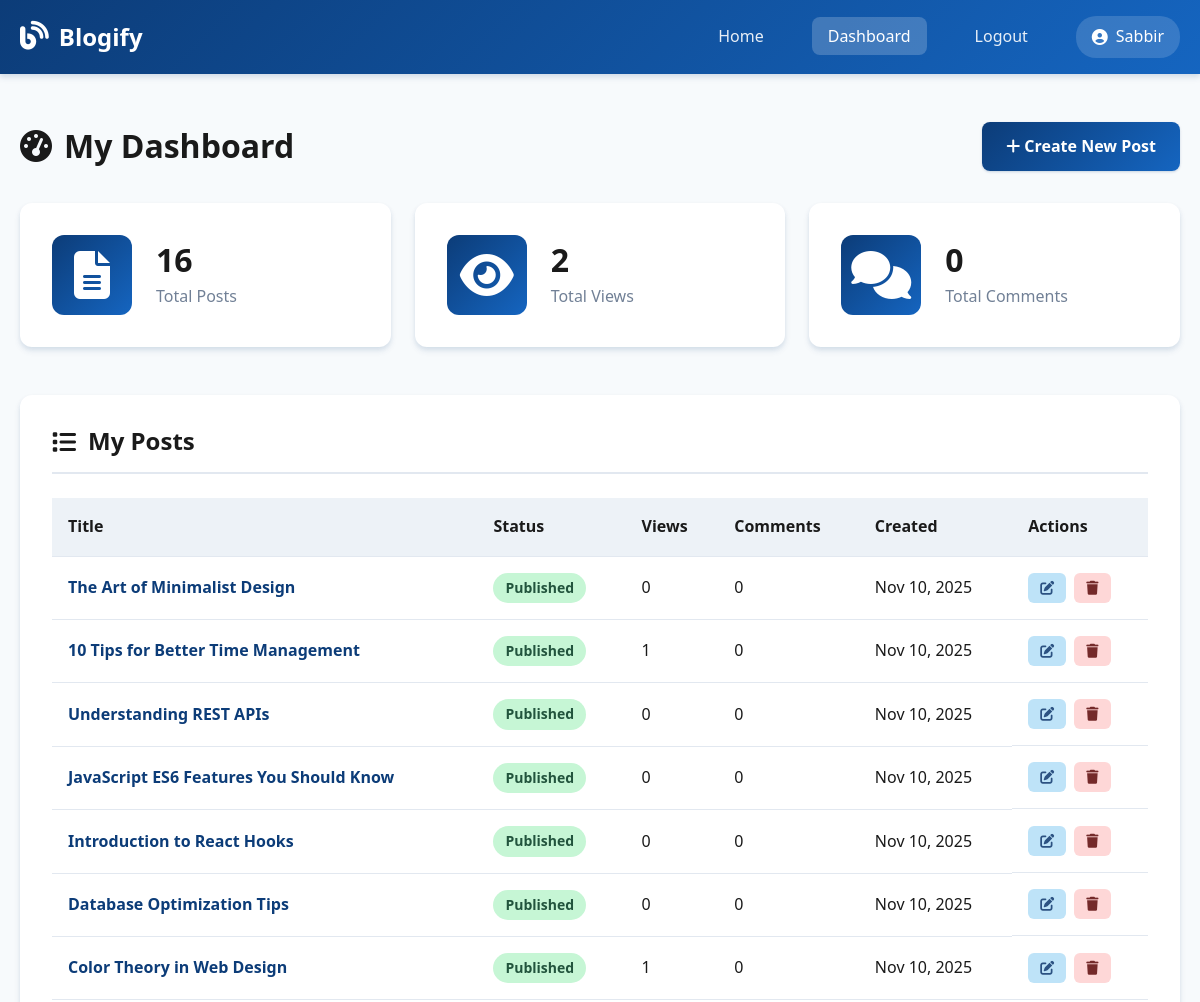
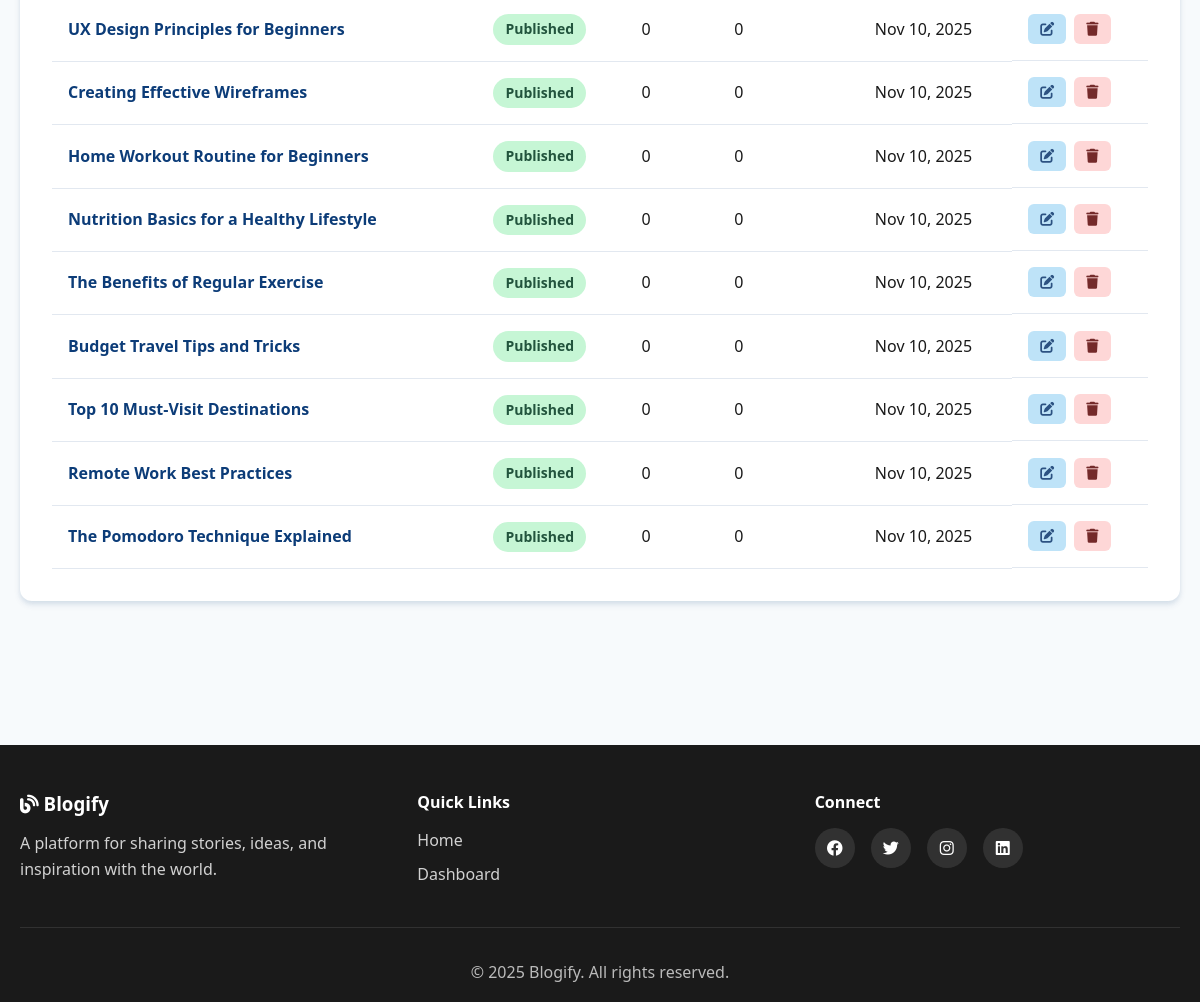
The app's page /dashboard.php (signed in) with its own data (2 pictures, top to bottom).
### tables this page shows
CREATE TABLE `posts` (
  `id` int NOT NULL,
  `user_id` int NOT NULL,
  `title` varchar(255) NOT NULL,
  `slug` varchar(255) NOT NULL,
  `content` text NOT NULL,
  `status` enum('draft','published') DEFAULT 'published',
  `views` int DEFAULT '0',
  `created_at` timestamp NOT NULL DEFAULT CURRENT_TIMESTAMP,
  `updated_at` timestamp NOT NULL DEFAULT CURRENT_TIMESTAMP ON UPDATE CURRENT_TIMESTAMP
);

### config/db.php (called while the page is built, shortened)
<?php
function is_logged_in() {
    return isset($_SESSION['user_id']);
}
function get_current_user_id() {
    return isset($_SESSION['user_id']) ? $_SESSION['user_id'] : null;
}
function get_current_username() {
    return isset($_SESSION['username']) ? $_SESSION['username'] : null;
}
?>

### dashboard.php (the view, shortened to what this page needs)
<?php
require_once 'config/db.php';
$user_id = get_current_user_id();
$query = "SELECT p.*,
          (SELECT COUNT(*) FROM comments WHERE post_id = p.id) as comment_count
          FROM posts p
          WHERE p.user_id = ?
          ORDER BY p.created_at DESC";
$stmt = $conn->prepare($query);
$stmt->bind_param('i', $user_id);
$stmt->execute();
$result = $stmt->get_result();
$posts = [];
while ($row = $result->fetch_assoc()) {
    $posts[] = $row;
}
$active_page = 'dashboard';
?>
<?php include 'header.php'; ?>
    <section class="dashboard-section">
        <div class="container">
            <div class="dashboard-header">
                <h1><i class="fas fa-tachometer-alt"></i> My Dashboard</h1>
                <a href="create-post.php" class="btn-primary">
                    <i class="fas fa-plus"></i> Create New Post
                </a>
            </div>
            <div class="stats-grid">
                <div class="stat-card">
                    <div class="stat-icon">
                        <i class="fas fa-file-alt"></i>
                    </div>
                    <div class="stat-content">
                        <h3><?php echo count($posts); ?></h3>
                        <p>Total Posts</p>
                    </div>
                </div>
                <div class="stat-card">
                    <div class="stat-icon">
                        <i class="fas fa-eye"></i>
                    </div>
                    <div class="stat-content">
                        <h3><?php echo number_format(array_sum(array_column($posts, 'views'))); ?></h3>
                        <p>Total Views</p>
                    </div>
                </div>
                <div class="stat-card">
                    <div class="stat-icon">
                        <i class="fas fa-comments"></i>
                    </div>
                    <div class="stat-content">
                        <h3><?php echo array_sum(array_column($posts, 'comment_count')); ?></h3>
                        <p>Total Comments</p>
                    </div>
                </div>
            </div>
            <div class="dashboard-card">
                <h2><i class="fas fa-list"></i> My Posts</h2>
                <?php if (count($posts) > 0): ?>
                    <div class="table-responsive">
                        <table class="data-table">
                            <thead>
                                <tr>
                                    <th>Title</th>
                                    <th>Status</th>
                                    <th>Views</th>
                                    <th>Comments</th>
                                    <th>Created</th>
                                    <th>Actions</th>
                                </tr>
                            </thead>
                            <tbody>
                                <?php foreach ($posts as $post): ?>
                                    <tr>
                                        <td>
                                            <a href="post.php?slug=<?php echo urlencode($post['slug']); ?>" class="post-title-link">
                                                <?php echo htmlspecialchars($post['title']); ?>
                                            </a>
                                        </td>
                                        <td>
                                            <span class="badge badge-<?php echo $post['status']; ?>">
                                                <?php echo ucfirst($post['status']); ?>
                                            </span>
                                        </td>
                                        <td><?php echo number_format($post['views']); ?></td>
                                        <td><?php echo $post['comment_count']; ?></td>
                                        <td><?php echo date('M d, Y', strtotime($post['created_at'])); ?></td>
                                        <td class="actions">
                                            <a href="edit-post.php?id=<?php echo $post['id']; ?>" class="btn-action btn-edit" title="Edit">
                                                <i class="fas fa-edit"></i>
                                            </a>
                                            <a href="dashboard.php?action=delete&id=<?php echo $post['id']; ?>"
                                               class="btn-action btn-delete"
                                               title="Delete"
                                               onclick="return confirm('Are you sure you want to delete this post?');">
                                                <i class="fas fa-trash"></i>
                                            </a>
                                        </td>
                                    </tr>
                                <?php endforeach; ?>
                            </tbody>
                        </table>
                    </div>
                <?php endif; ?>
            </div>
        </div>
    </section>
    <?php include 'footer.php'; ?>

### header.php (shortened to what this page needs)
<!DOCTYPE html>
<html lang="en">
<head>
    <link rel="stylesheet" href="assets/css/style.css?v=2">
    <link rel="stylesheet" href="https://cdnjs.cloudflare.com/ajax/libs/font-awesome/6.4.0/css/all.min.css">
</head>
<body>
    <nav class="navbar">
        <div class="container">
            <div class="nav-wrapper">
                <a href="index.php" class="logo">
                    <i class="fas fa-blog"></i>
                    <span>Blogify</span>
                </a>
                <ul class="nav-menu" id="navMenu">
                    <li><a href="index.php" class="<?php echo $active_page === 'home' ? 'active' : ''; ?>">Home</a></li>
                    <?php if (is_logged_in()): ?>
                        <li><a href="dashboard.php" class="<?php echo $active_page === 'dashboard' ? 'active' : ''; ?>">Dashboard</a></li>
                        <li><a href="logout.php">Logout</a></li>
                        <li class="user-info">
                            <i class="fas fa-user-circle"></i>
                            <span><?php echo htmlspecialchars(get_current_username()); ?></span>
                        </li>
                    <?php else: ?>
                        <li><a href="login.php" class="<?php echo $active_page === 'login' ? 'active' : ''; ?>">Login</a></li>
                        <li><a href="register.php" class="btn-primary <?php echo $active_page === 'register' ? 'active' : ''; ?>">Sign Up</a></li>
                    <?php endif; ?>
                </ul>
            </div>
        </div>
    </nav>

### footer.php (shortened to what this page needs)
    <footer class="footer">
        <div class="container">
            <div class="footer-content">
                <div class="footer-section">
                    <h3><i class="fas fa-blog"></i> Blogify</h3>
                    <p>A platform for sharing stories, ideas, and inspiration with the world.</p>
                </div>
                <div class="footer-section">
                    <h4>Quick Links</h4>
                    <ul>
                        <li><a href="index.php">Home</a></li>
                        <?php if (is_logged_in()): ?>
                            <li><a href="dashboard.php">Dashboard</a></li>
                        <?php else: ?>
                            <li><a href="login.php">Login</a></li>
                            <li><a href="register.php">Sign Up</a></li>
                        <?php endif; ?>
                    </ul>
                </div>
                <div class="footer-section">
                    <h4>Connect</h4>
                    <div class="social-links">
                        <a href="#" aria-label="Facebook"><i class="fab fa-facebook"></i></a>
                        <a href="#" aria-label="Twitter"><i class="fab fa-twitter"></i></a>
                        <a href="#" aria-label="Instagram"><i class="fab fa-instagram"></i></a>
                        <a href="#" aria-label="LinkedIn"><i class="fab fa-linkedin"></i></a>
                    </div>
                </div>
            </div>
            <div class="footer-bottom">
                <p>&copy; <?php echo date('Y'); ?> Blogify. All rights reserved.</p>
            </div>
        </div>
    </footer>
</body>
</html>

### records on screen
posts: title "The Art of Minimalist Design", status "Published", views "0", comment_count "0", created_at "Nov 10, 2025"
posts: title "10 Tips for Better Time Management", status "Published", views "1", comment_count "0", created_at "Nov 10, 2025"
posts: title "Understanding REST APIs", status "Published", views "0", comment_count "0", created_at "Nov 10, 2025"
posts: title "JavaScript ES6 Features You Should Know", status "Published", views "0", comment_count "0", created_at "Nov 10, 2025"
posts: title "Introduction to React Hooks", status "Published", views "0", comment_count "0", created_at "Nov 10, 2025"
posts: title "Database Optimization Tips", status "Published", views "0", comment_count "0", created_at "Nov 10, 2025"
posts: title "Color Theory in Web Design", status "Published", views "1", comment_count "0", created_at "Nov 10, 2025"
posts: title "UX Design Principles for Beginners", status "Published", views "0", comment_count "0", created_at "Nov 10, 2025"
posts: title "Creating Effective Wireframes", status "Published", views "0", comment_count "0", created_at "Nov 10, 2025"
posts: title "Home Workout Routine for Beginners", status "Published", views "0", comment_count "0", created_at "Nov 10, 2025"
posts: title "Nutrition Basics for a Healthy Lifestyle", status "Published", views "0", comment_count "0", created_at "Nov 10, 2025"
posts: title "The Benefits of Regular Exercise", status "Published", views "0", comment_count "0", created_at "Nov 10, 2025"
posts: title "Budget Travel Tips and Tricks", status "Published", views "0", comment_count "0", created_at "Nov 10, 2025"
posts: title "Top 10 Must-Visit Destinations", status "Published", views "0", comment_count "0", created_at "Nov 10, 2025"
posts: title "Remote Work Best Practices", status "Published", views "0", comment_count "0", created_at "Nov 10, 2025"
posts: title "The Pomodoro Technique Explained", status "Published", views "0", comment_count "0", created_at "Nov 10, 2025"

### other values on screen
get_current_username() "Sabbir"
count($posts) "16"
array_sum(array_column($posts, 'views')) "2"
array_sum(array_column($posts, 'comment_count')) "0"
